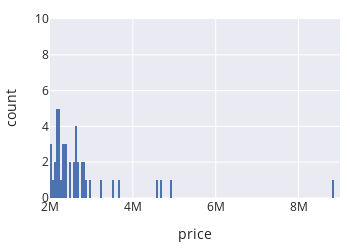

Notebook cell for this chart:
### Markdown cell above
We can also show detail in the long right tail of this distribution with
a separate plot, displayed below.

### Code cell
fig = px.histogram(sfh, x='price', width=350, height=250)
fig.update_xaxes(range=[2e6, 9e6])
fig.update_yaxes(range=[0, 10])

### Figure 1 — Plotly figure (JSON) as saved in the notebook; plotly's stock layout.template omitted (floating-point values rounded to 4 significant figures; data arrays with more than 128 entries replaced by an {"elided": "..."} marker saying what was removed)
{"data": [{"alignmentgroup": "True", "bingroup": "x", "hovertemplate": "price=%{x}<br>count=%{y}<extra></extra>", "legendgroup": "", "marker": {"color": "rgb(76,114,176)", "pattern": {"shape": ""}}, "name": "", "offsetgroup": "", "orientation": "v", "showlegend": false, "type": "histogram", "x": {"elided": "3065 int values"}, "xaxis": "x", "yaxis": "y"}], "layout": {"barmode": "relative", "height": 250, "legend": {"tracegroupgap": 0}, "width": 350, "xaxis": {"anchor": "y", "domain": [0, 1], "range": [2000000, 9000000], "title": {"text": "price"}, "type": "linear"}, "yaxis": {"anchor": "x", "domain": [0, 1], "range": [0, 10], "title": {"text": "count"}}}}
